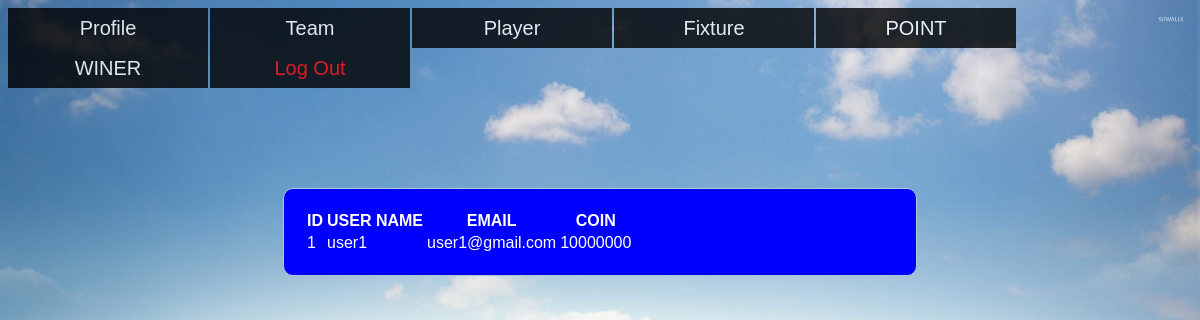
/user-profile.php (signed in), run on the app's committed database.
### tables this page shows
CREATE TABLE IF NOT EXISTS `users` (
  `id` int(11) NOT NULL,
  `username` varchar(20) NOT NULL,
  `email` varchar(100) NOT NULL,
  `password` varchar(100) NOT NULL,
  `coin` int(11) NOT NULL DEFAULT '5000000'
);

### user-profile.php (the view, shortened to what this page needs)
<!DOCTYPE html>
<html>
<link rel="stylesheet" type="text/css" href="style1.css">
<ul>
	<li>
		<a href="">Profile</a>
	</li>
	<li>
		<a href="">Team</a>
	</li>
	<li>
		<a href="">Player</a>
	</li>
	<li><a href="user-fixture.php">Fixture</a></li>
    <li><a href="point.php">POINT</a></li>
    <li><a href="winer.php">WINER</a></li>
	<li><a href="user-profile.php?logout='1'" style="color: red;">Log Out</a></li>
</ul>
<head>
</head>
<body>
	 <br><br> <br><br> <br><br> <br><br> <br><br>
<div class="content">
    <table>
		<tr>
			<th>ID</th>
			<th>USER NAME</th>
			<th>EMAIL</th>
			<th>COIN</th>
		</tr>
		<?php
		$con=mysqli_connect("localhost","root","","games");
        $a=$_SESSION['username'];
		$sql="SELECT id,username,email,coin FROM users where username='$a'";
		$result=$con->query($sql);
		if($result->num_rows >0){
			while ($row=$result->fetch_assoc()) {
                echo "<tr><td>".$row["id"]."</td><td>".$row["username"]."</td><td>".$row["email"]."</td><td>".$row["coin"]."</td></tr>";
			}
			echo "</table>";
		}
		else{
			echo "0 result";
		}
		 ?>
</div>
</body>
</html>

### style1.css (style rules this page uses)
body { background: url(profile.jpeg) no-repeat; background-size: cover; font-family: Arial; color: white; }
ul { margin: 0px; padding: 0px; list-style: none; }
ul li { float: left; width: 200px; height: 40px; background-color: black; opacity: .8; line-height: 40px; text-align: center; font-size: 20px; margin-right: 2px; }
ul li a { text-decoration: none; color: white; display: block; }
form, .content { width: 50%; margin: 0px auto; padding: 20px; border: 1px solid #B0C4DE; background: blue; border-radius: 10px 10px 10px 10px; }

### data on the page
users: id "1", username "user1", email "user1@gmail.com", coin "10000000"
